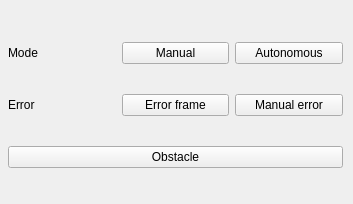
<?xml version="1.0" encoding="UTF-8"?>
<ui version="4.0">
 <class>Form</class>
 <widget class="QWidget" name="Form">
  <property name="geometry">
   <rect>
    <x>0</x>
    <y>0</y>
    <width>353</width>
    <height>204</height>
   </rect>
  </property>
  <property name="windowTitle">
   <string>Form</string>
  </property>
  <widget class="QWidget" name="verticalLayoutWidget">
   <property name="geometry">
    <rect>
     <x>0</x>
     <y>10</y>
     <width>351</width>
     <height>191</height>
    </rect>
   </property>
   <layout class="QVBoxLayout" name="verticalLayout">
    <property name="leftMargin">
     <number>8</number>
    </property>
    <property name="topMargin">
     <number>8</number>
    </property>
    <property name="rightMargin">
     <number>8</number>
    </property>
    <property name="bottomMargin">
     <number>8</number>
    </property>
    <item>
     <layout class="QHBoxLayout" name="horizontalLayout">
      <item>
       <widget class="QLabel" name="label">
        <property name="text">
         <string>Mode</string>
        </property>
       </widget>
      </item>
      <item>
       <widget class="QPushButton" name="button_manual">
        <property name="text">
         <string>Manual</string>
        </property>
       </widget>
      </item>
      <item>
       <widget class="QPushButton" name="button_autonomous">
        <property name="text">
         <string>Autonomous</string>
        </property>
       </widget>
      </item>
     </layout>
    </item>
    <item>
     <layout class="QHBoxLayout" name="horizontalLayout_4">
      <item>
       <widget class="QLabel" name="label_4">
        <property name="text">
         <string>Error</string>
        </property>
       </widget>
      </item>
      <item>
       <widget class="QPushButton" name="button_error_frame">
        <property name="text">
         <string>Error frame</string>
        </property>
       </widget>
      </item>
      <item>
       <widget class="QPushButton" name="button_error_manual">
        <property name="text">
         <string>Manual error</string>
        </property>
       </widget>
      </item>
     </layout>
    </item>
    <item>
     <widget class="QPushButton" name="button_obstacle">
      <property name="text">
       <string>Obstacle</string>
      </property>
     </widget>
    </item>
   </layout>
  </widget>
 </widget>
 <resources/>
 <connections/>
</ui>
